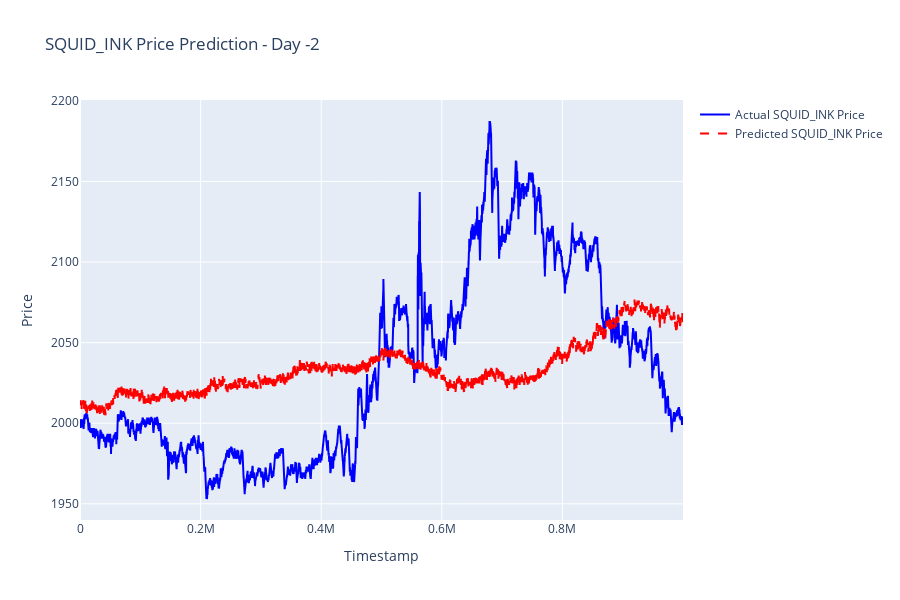
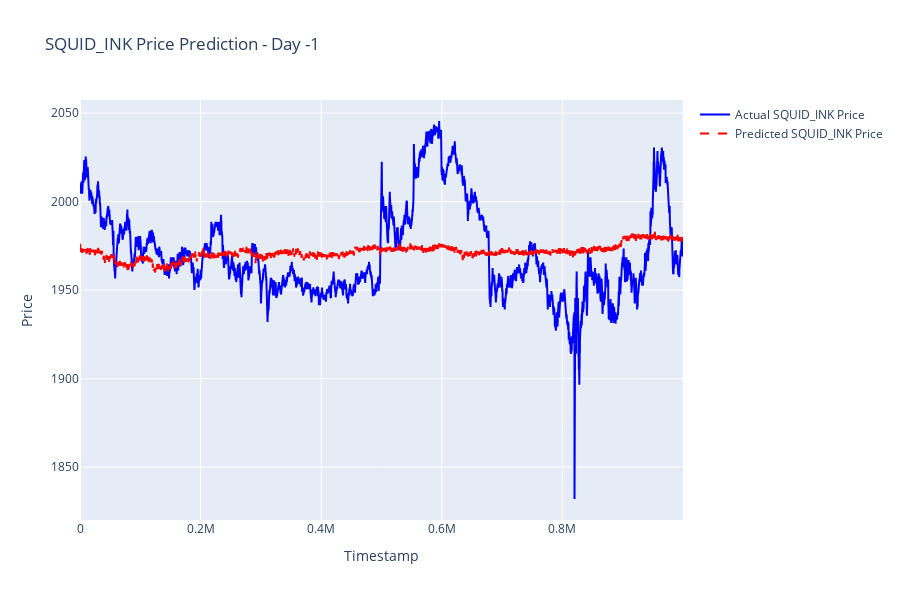
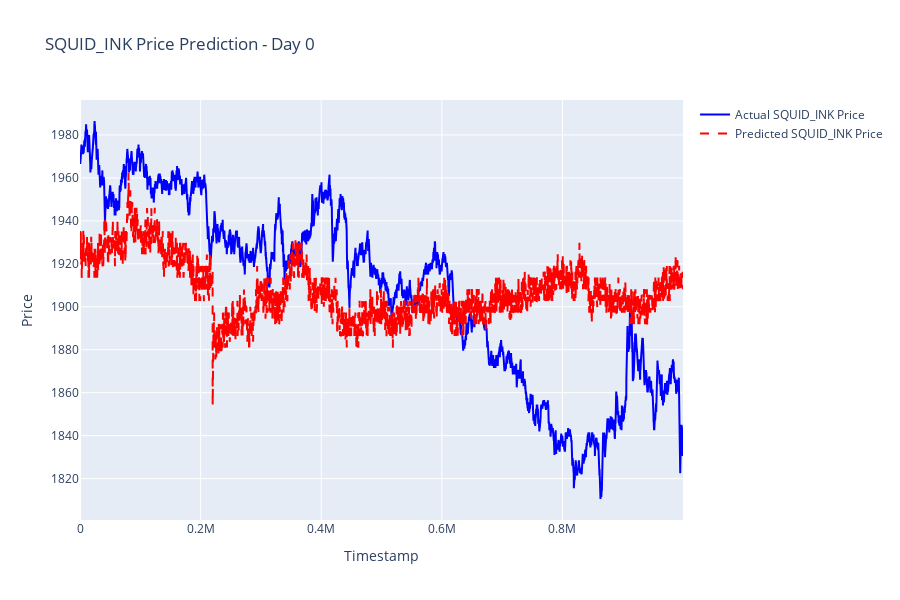

These figures' notebook cell, in order:
### Code cell
import pandas as pd
import numpy as np
from sklearn.linear_model import LinearRegression
from sklearn.metrics import r2_score, mean_squared_error
import plotly.graph_objects as go

def prepare_regression_data(prices_df: pd.DataFrame) -> tuple[pd.DataFrame, pd.Series]:
    """
    Prepare data for regression analysis by aligning prices of all products.
    
    Args:
        prices_df: DataFrame containing price data
        
    Returns:
        X: Features DataFrame (KELP and RAINFOREST_RESIN prices)
        y: Target Series (SQUID_INK prices)
    """
    # Pivot the data to get separate columns for each product
    price_matrix = pd.pivot_table(
        prices_df,
        values='mid_price',
        index='timestamp',
        columns='product'
    ).reset_index()
    
    # Prepare features (X) and target (y)
    X = price_matrix[['KELP', 'RAINFOREST_RESIN']]
    y = price_matrix['SQUID_INK']
    
    return X, y

def analyze_price_relationships(day: int) -> None:
    """
    Analyze price relationships using linear regression for a specific day.
    
    Args:
        day: The day to analyze
    """
    prices = price_data[day]
    
    # Prepare data
    X, y = prepare_regression_data(prices)
    
    # Create and fit the model
    model = LinearRegression()
    model.fit(X, y)
    
    # Make predictions
    y_pred = model.predict(X)
    
    # Calculate metrics
    r2 = r2_score(y, y_pred)
    rmse = np.sqrt(mean_squared_error(y, y_pred))
    
    # Print results
    print(f"\nRegression Analysis for Day {day}:")
    print("Coefficients:")
    print(f"KELP: {model.coef_[0]:.4f}")
    print(f"RAINFOREST_RESIN: {model.coef_[1]:.4f}")
    print(f"Intercept: {model.intercept_:.4f}")
    print(f"\nModel Performance:")
    print(f"R² Score: {r2:.4f}")
    print(f"RMSE: {rmse:.4f}")
    
    # Create visualization
    fig = go.Figure()
    
    # Actual prices
    fig.add_trace(
        go.Scatter(
            x=prices[prices['product'] == 'SQUID_INK']['timestamp'],
            y=y,
            name='Actual SQUID_INK Price',
            mode='lines',
            line=dict(color='blue')
        )
    )
    
    # Predicted prices
    fig.add_trace(
        go.Scatter(
            x=prices[prices['product'] == 'SQUID_INK']['timestamp'],
            y=y_pred,
            name='Predicted SQUID_INK Price',
            mode='lines',
            line=dict(color='red', dash='dash')
        )
    )
    
    fig.update_layout(
        title=f'SQUID_INK Price Prediction - Day {day}',
        xaxis_title='Timestamp',
        yaxis_title='Price',
        height=600
    )
    
    fig.show()
    
    # Additional analysis: Feature importance through correlation
    correlation_matrix = pd.DataFrame({
        'SQUID_INK': y,
        'KELP': X['KELP'],
        'RAINFOREST_RESIN': X['RAINFOREST_RESIN']
    }).corr()
    
    print("\nCorrelation Matrix:")
    print(correlation_matrix['SQUID_INK'])

# Run analysis for each day
for day in [-2, -1, 0]:
    analyze_price_relationships(day)

### Figure 1 — Plotly figure (JSON) as saved in the notebook; plotly's stock layout.template omitted (floating-point values rounded to 4 significant figures; data arrays with more than 128 entries replaced by an {"elided": "..."} marker saying what was removed)
{"data": [{"line": {"color": "blue"}, "mode": "lines", "name": "Actual SQUID_INK Price", "type": "scatter", "x": {"elided": "10000 int values"}, "y": {"elided": "10000 float values"}}, {"line": {"color": "red", "dash": "dash"}, "mode": "lines", "name": "Predicted SQUID_INK Price", "type": "scatter", "x": {"elided": "10000 int values"}, "y": {"elided": "10000 float values"}}], "layout": {"height": 600, "title": {"text": "SQUID_INK Price Prediction - Day -2"}, "xaxis": {"title": {"text": "Timestamp"}}, "yaxis": {"title": {"text": "Price"}}}}

### Figure 2 — Plotly figure (JSON) as saved in the notebook; plotly's stock layout.template omitted (floating-point values rounded to 4 significant figures; data arrays with more than 128 entries replaced by an {"elided": "..."} marker saying what was removed)
{"data": [{"line": {"color": "blue"}, "mode": "lines", "name": "Actual SQUID_INK Price", "type": "scatter", "x": {"elided": "10000 int values"}, "y": {"elided": "10000 float values"}}, {"line": {"color": "red", "dash": "dash"}, "mode": "lines", "name": "Predicted SQUID_INK Price", "type": "scatter", "x": {"elided": "10000 int values"}, "y": {"elided": "10000 float values"}}], "layout": {"height": 600, "title": {"text": "SQUID_INK Price Prediction - Day -1"}, "xaxis": {"title": {"text": "Timestamp"}}, "yaxis": {"title": {"text": "Price"}}}}

### Figure 3 — Plotly figure (JSON) as saved in the notebook; plotly's stock layout.template omitted (floating-point values rounded to 4 significant figures; data arrays with more than 128 entries replaced by an {"elided": "..."} marker saying what was removed)
{"data": [{"line": {"color": "blue"}, "mode": "lines", "name": "Actual SQUID_INK Price", "type": "scatter", "x": {"elided": "10000 int values"}, "y": {"elided": "10000 float values"}}, {"line": {"color": "red", "dash": "dash"}, "mode": "lines", "name": "Predicted SQUID_INK Price", "type": "scatter", "x": {"elided": "10000 int values"}, "y": {"elided": "10000 float values"}}], "layout": {"height": 600, "title": {"text": "SQUID_INK Price Prediction - Day 0"}, "xaxis": {"title": {"text": "Timestamp"}}, "yaxis": {"title": {"text": "Price"}}}}
